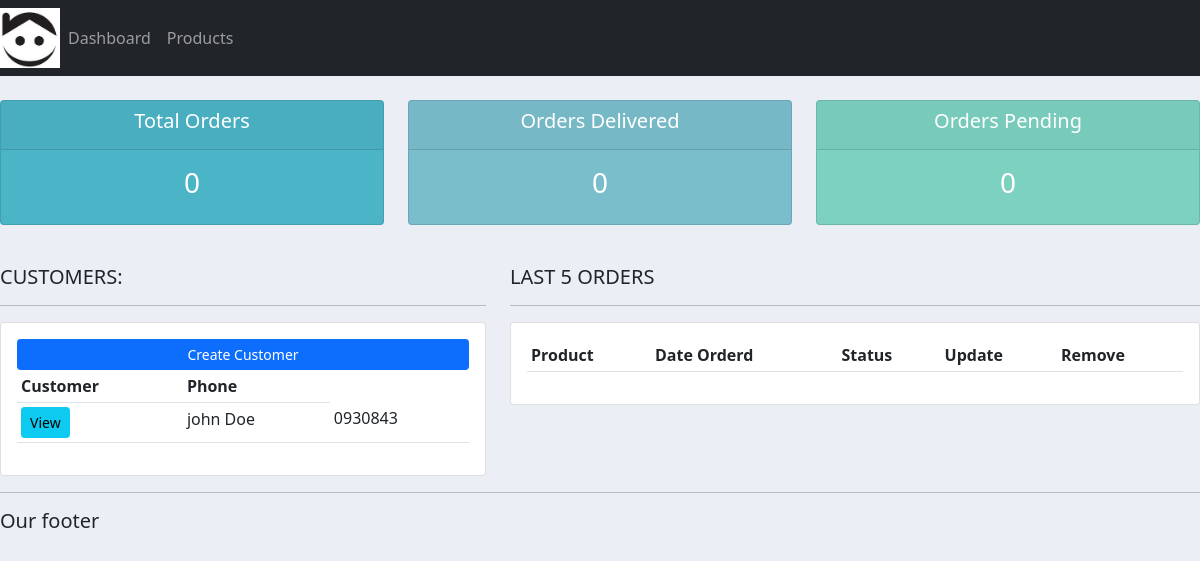
The app's page /, older data.
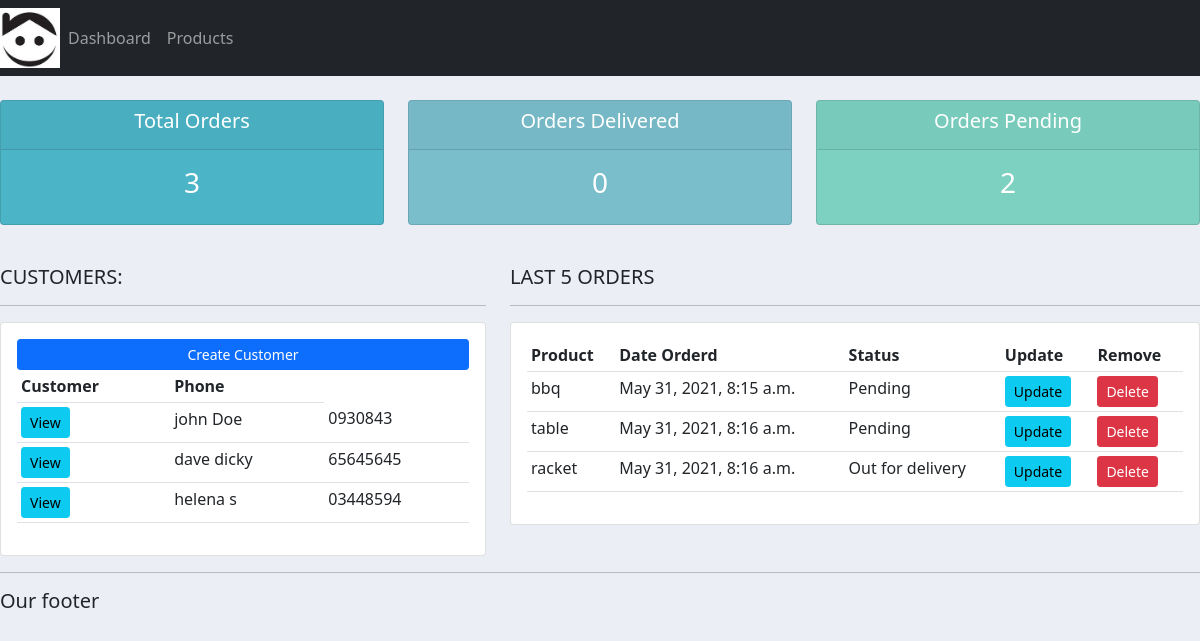
The same page, newer data.
### accounts/models.py (models this page shows, shortened)
class Customer(models.Model):
    name = models.CharField(max_length=200, null=True)
    phone = models.CharField(max_length=200, null=True)
    email = models.CharField(max_length=200, null=True)
    date_created = models.DateTimeField(auto_now_add=True, null=True)

class Order(models.Model):
    STATUS = (
        ('Pending', 'Pending'),
        ('Out for delivery', 'Out for delivery'),
        ('Delivered', 'Delivered')
        )
    customer = models.ForeignKey(Customer, null=True, on_delete=models.SET_NULL)
    product = models.ForeignKey(Product, null=True, on_delete=models.SET_NULL)
    date_created = models.DateTimeField(auto_now_add=True, null=True)
    status = models.CharField(max_length=200, null=True, choices=STATUS)

class Product(models.Model):
    CATEGORY = (
        ('Indoor', 'Indoor'),
        ('Out door', 'Out door'),
    )
    name = models.CharField(max_length=200, null=True)
    price = models.FloatField(null=True)
    category = models.CharField(max_length=200, null=True, choices=CATEGORY)
    description = models.CharField(max_length=200, null=True)
    date_created = models.DateTimeField(auto_now_add=True, null=True)
    tags = models.ManyToManyField(Tag)
    def __str__(self):
        return self.name

### accounts/views.py (the view)
# urls.py: path('', views.home, name='home'),
def home(requests):
    orders = Order.objects.all()
    customers = Customer.objects.all()
    total_customer = customers.count()
    total_orders = orders.count()
    delivered = orders.filter(status='Delivered').count()
    pending = orders.filter(status='Pending').count()
    context = {'orders':orders, 'customers':customers,
                'total_orders':total_orders, 'delivered':delivered,
                'pending':pending}
    return render(requests, 'accounts/dashboard.html', context)

### accounts/templates/accounts/dashboard.html
{% extends 'accounts/main.html' %}
{% block content %}
{% include 'accounts/status.html' %}
<br>
<div class="row">
	<div class="col-md-5">
		<h5>CUSTOMERS:</h5>
		<hr>
		<div class="card card-body">
			<a class="btn btn-primary  btn-sm btn-block" href="">Create Customer</a>
			<table class="table table-sm">
				<tr>
					<th>Customer</th>
					<th>Phone</th>
				</tr>
				{% for customer in customers %}
					<tr>
						<td><a class="btn btn-sm btn-info"
						href="{% url 'customer' customer.id %}">View</a></td>
						<td>{{customer.name}}</td>
						<td>{{customer.phone}}</td>
					</tr>
				{% endfor %}
			</table>
		</div>
	</div>
	<div class="col-md-7">
		<h5>LAST 5 ORDERS</h5>
		<hr>
		<div class="card card-body">
			<table class="table table-sm">
				<tr>
					<th>Product</th>
					<th>Date Orderd</th>
					<th>Status</th>
					<th>Update</th>
					<th>Remove</th>
				</tr>
				{% for order in orders %}
					<tr>
						<td>{{order.product}}</td>
						<td>{{order.date_created}}</td>
						<td>{{order.status}}</td>
						<td><a class="btn btn-sm btn-info" href="{% url 'update_order' order.id %}">Update</a></td>
						<td><a class="btn btn-sm btn-danger" href="{% url 'delete_order' order.id%}">Delete</a></td>
					</tr>
				{% endfor %}
			</table>
		</div>
	</div>
</div>
{% endblock %}

### accounts/templates/accounts/main.html (shortened to what this page needs)
{% load static %}
<!DOCTYPE html>
<html lang="en">
<head>
    <link href="https://cdn.jsdelivr.net/npm/bootstrap@5.0.1/dist/css/bootstrap.min.css" rel="stylesheet">
    <link rel="stylesheet" type="text/css" href="{% static '/css/main.css' %}">
</head>
<body>
    {% include 'accounts/navbar.html' %}
    {% block content %}
    {% endblock %}
    <hr>
    <h5>Our footer</h5>
</body>
</html>

### accounts/templates/accounts/navbar.html (shortened to what this page needs)
{% load static %}
<nav class="navbar navbar-expand-lg navbar-dark bg-dark">
    <img class="image1" src="{% static 'images/small_logo.jpg' %}" alt="">
    <div class="collapse navbar-collapse" id="navbarNav">
      <ul class="navbar-nav">
        <li class="nav-item active">
          <a class="nav-link" href="{% url 'home' %}">Dashboard</a>
        </li>
        <li class="nav-item">
          <a class="nav-link" href="{% url 'products' %}">Products</a>
        </li>
      </ul>
    </div>
  </nav>

### accounts/templates/accounts/status.html
<br>
<div class="row">
	<div class="col">
		<div class="col-md">
			<div class="card text-center text-white  mb-3" id="total-orders">
			  	<div class="card-header">
			  		<h5 class="card-title">Total Orders</h5>
			  	</div>
			  	<div class="card-body">
			    	<h3 class="card-title">{{total_orders}}</h3>
			  	</div>
			</div>
		</div>
	</div>
	<div class="col">
		<div class="col-md">
			<div class="card text-center text-white  mb-3" id="orders-delivered">
			  	<div class="card-header">
			  		<h5 class="card-title">Orders Delivered</h5>
			  	</div>
			  	<div class="card-body">
			    	<h3 class="card-title">{{delivered}}</h3>
			  	</div>
			</div>
		</div>
	</div>
	<div class="col">
		<div class="col-md">
			<div class="card text-center text-white  mb-3" id="orders-pending">
			  	<div class="card-header">
			  		<h5 class="card-title">Orders Pending</h5>
			  	</div>
			  	<div class="card-body">
			    	<h3 class="card-title">{{pending}}</h3>
			  	</div>
			</div>
		</div>
	</div>
</div>

### static/css/main.css (style rules this page uses)
.image1 { width: 60px; height: auto; }
body { background-color: #ebeff5; }
#total-orders { background-color: #4cb4c7; }
#orders-delivered { background-color: #7abecc; }
#orders-pending { background-color: #7CD1C0; }

Row changes from the older to the newer data that the page shows:
added Customer: name "dave dicky", phone "65645645"
added Customer: name "helena s", phone "03448594"
added Order: product "bbq", date_created "May 31, 2021, 8:15 a.m.", status "Pending"
added Order: product "table", date_created "May 31, 2021, 8:16 a.m.", status "Pending"
added Order: product "racket", date_created "May 31, 2021, 8:16 a.m.", status "Out for delivery"
Text that changed along with them:
{{ total_orders }}: "0" → "3"
{{ pending }}: "0" → "2"
